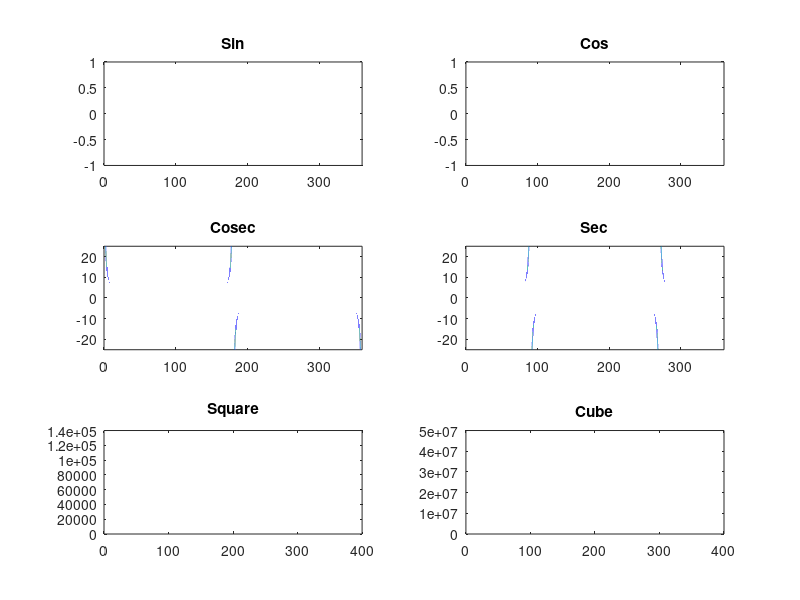

Recreate this plot in MATLAB. (Note: this script raises an error after producing the figure.)
%Question 1
t=(0:0.001:360);
y1=sind(t);
y2=cosd(t);
y3=1./y1;
y4=1./y2;
y5=t.*t;
y6=t.*(t.*t);

subplot(3,2,1);
plot(t,y1);
title('Sin');
axis([0,360,-1,1]);

subplot(3,2,2);
plot(t,y2);
title('Cos');
axis([0,360,-1,1]);

subplot(3,2,3);
plot(t,y3);
title('Cosec');
axis([0,360,-25,25]);

subplot(3,2,4);
plot(t,y4);
title('Sec');
axis([0,360,-25,25]);

subplot(3,2,5);
plot(t,y5);
title('Square');

subplot(3,2,6);
plot(t,y6);
title('Cube');

sgtitle('PLOTS');

%Question 2
temp=[58 73 73 53 50 48 56 73 73 66 69 74 82 84 91 93 89 91 80 59 69 56 64 63 66 63 50];
days=(1:1:length(temp));

subplot(4,1,1);
h=histogram(temp);

subplot(4,1,2);
bar(temp);

subplot(4,1,3);
stairs(temp);

subplot(4,1,4);
f=zeros(1,4);
for i=1:length(temp)
    if(temp(i)>90)
        f(1)=f(1)+1;
    elseif(temp(i)>=80)
        f(2)=f(2)+1;
    elseif(temp(i)>=70)
        f(3)=f(3)+1;
    else
        f(4)=f(4)+1;
    end
end
pie(f);
legend('Very Hot','Hot','Warm','Pleasant');
